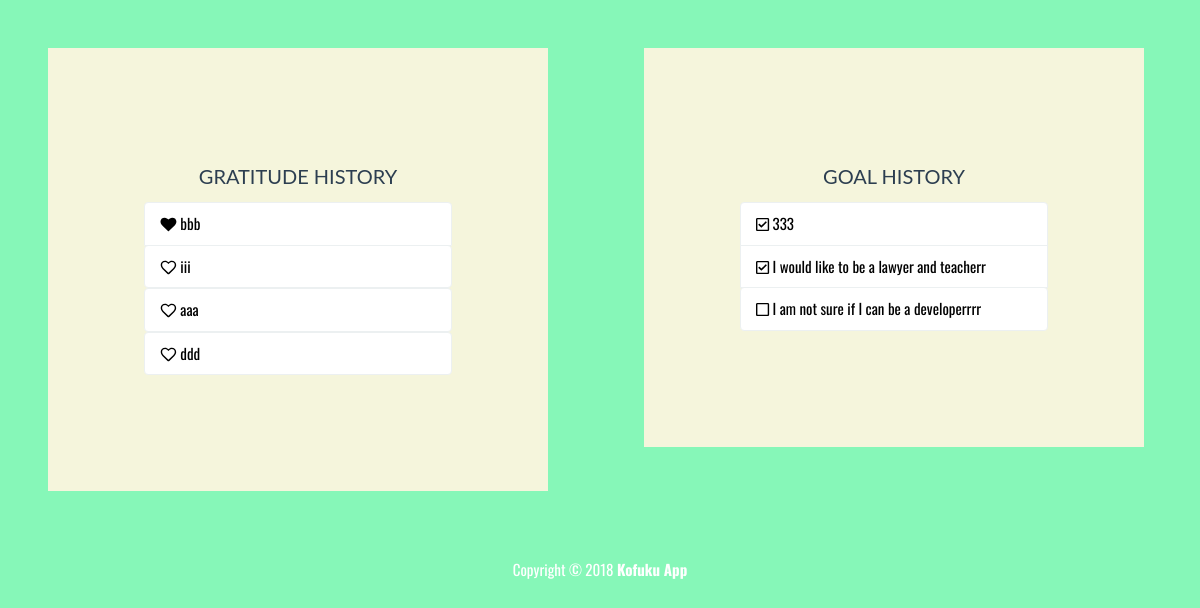
Before: /history with the older database file.
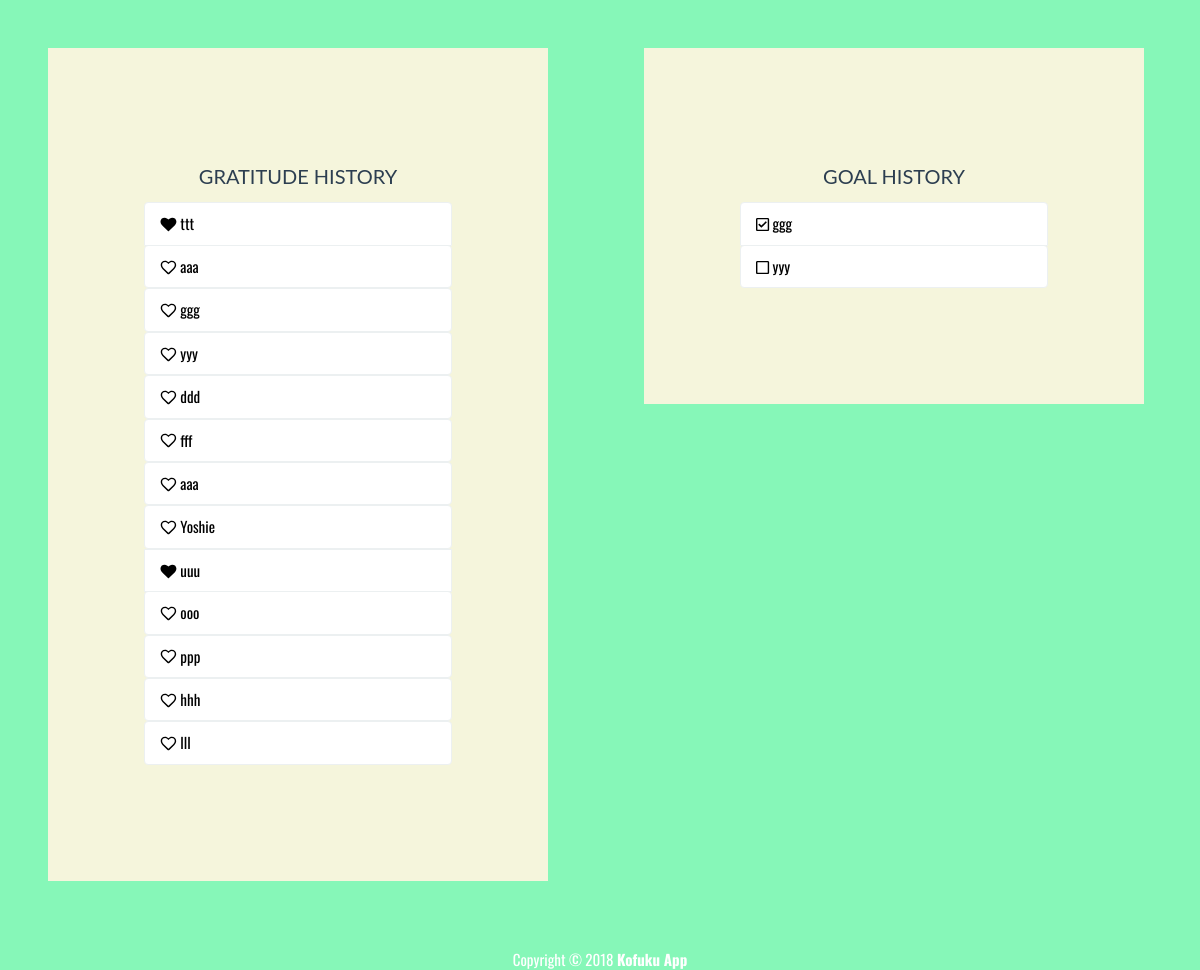
After: the same page with the newer database file.
### kofuku/models.py (models this page shows, shortened)
class Grat(models.Model):
    text_grat = models.CharField(max_length=80)
    complete_grat = models.BooleanField(default=False)
    save_grat = models.BooleanField(default=False)

class Goal(models.Model):
    text_goal = models.CharField(max_length=40)
    complete_goal = models.BooleanField(default=False)

### kofuku/views.py (the view)
# urls.py: path('history', views.history, name = 'history'),
def history(request):
    grat_list = Grat.objects.order_by('id')
    form_grat = GratForm()
    goal_list = Goal.objects.order_by('id')
    form_goal = GoalForm()
    context = {'grat_list' : grat_list, 'form_grat' : form_grat, 'goal_list' : goal_list, 'form_goal' : form_goal}
    return render(request, 'kofuku/history.html', context)

### kofuku/templates/kofuku/history.html (shortened to what this page needs)
{% load static %}
<!DOCTYPE html>
<html lang="en">
	<head>
		<link rel="stylesheet" href="{% static 'kofuku/bs/css/flatly.min.css' %}" />
		<link rel="stylesheet" href="{% static 'kofuku/styles.css' %}" />
	</head>
	<body>
		<div class="container-fluid">
			<div class="row">
				<div class="col-md-12">
					<div class="row">
						<div class="col-xs-12 col-sm-5 col-md-5 col-lg-5" id="content">
							<h2>GRATITUDE HISTORY</h2>
							<ul class="list-group t20">
								{% for grat in grat_list %}
									{% if grat.complete_grat %}
									<li class="list-group-item"><i class="fas fa-heart"></i>  {{ grat.text_grat }}</li>
									{% else %}
									<a href ="{% url 'completegrat' grat.id %}"><li class="list-group-item"><i class="far fa-heart"></i>  {{ grat.text_grat }}</li></a>
									{% endif %}
								{% endfor %}
							</ul>
						</div>
						<div class="col-xs-12 col-sm-5 col-md-5 col-lg-5" id="content">
							<h2>GOAL HISTORY</h2>
							<ul class="list-group t20">
								{% for goal in goal_list %}
									{% if goal.complete_goal %}
									<li class="list-group-item"><i class="far fa-check-square"></i>  {{ goal.text_goal }}</li>
									{% else %}
									<a href ="{% url 'completegoal' goal.id %}"><li class="list-group-item"><i class="far fa-square"></i>  {{ goal.text_goal }}</li></a>
									{% endif %}
								{% endfor %}
							</ul>
						</div>
					</div>
				</div>
			</div>
		</div>
			<footer>
				<div class="row pad">
					<div class="col-lg-12 text-center">
						Copyright &copy; 2018 <strong>Kofuku App</strong>
					</div>
				</div>
			</footer>
	</body>
</html>

### kofuku/static/kofuku/styles.css (style rules this page uses)
body { background: rgba(104, 245, 167, 0.8); font-family: 'Oswald', 'Futura', sans-serif; }
#content { background: beige; padding: 8%; margin: 4%; }
#content > h2 { font-size: 20px; text-align: center; padding-top: 0; }
.t20 { margin-top: 5%; }
footer { margin-top: 20px; color: white; }
.list-group-item { color: black; }

Changed rows visible on the page:
removed Grat: text_grat "bbb"
removed Grat: text_grat "iii"
removed Goal: text_goal "333"
removed Goal: text_goal "I would like to be a lawyer and teacherr"
removed Goal: text_goal "I am not sure if I can be a developerrrr"
added Grat: text_grat "ttt"
added Grat: text_grat "ggg"
added Grat: text_grat "yyy"
added Grat: text_grat "fff"
added Grat: text_grat "aaa"
added Grat: text_grat "Yoshie"
added Grat: text_grat "uuu"
added Grat: text_grat "ooo"
added Grat: text_grat "ppp"
added Grat: text_grat "hhh"
added Grat: text_grat "lll"
added Goal: text_goal "ggg"
added Goal: text_goal "yyy"
